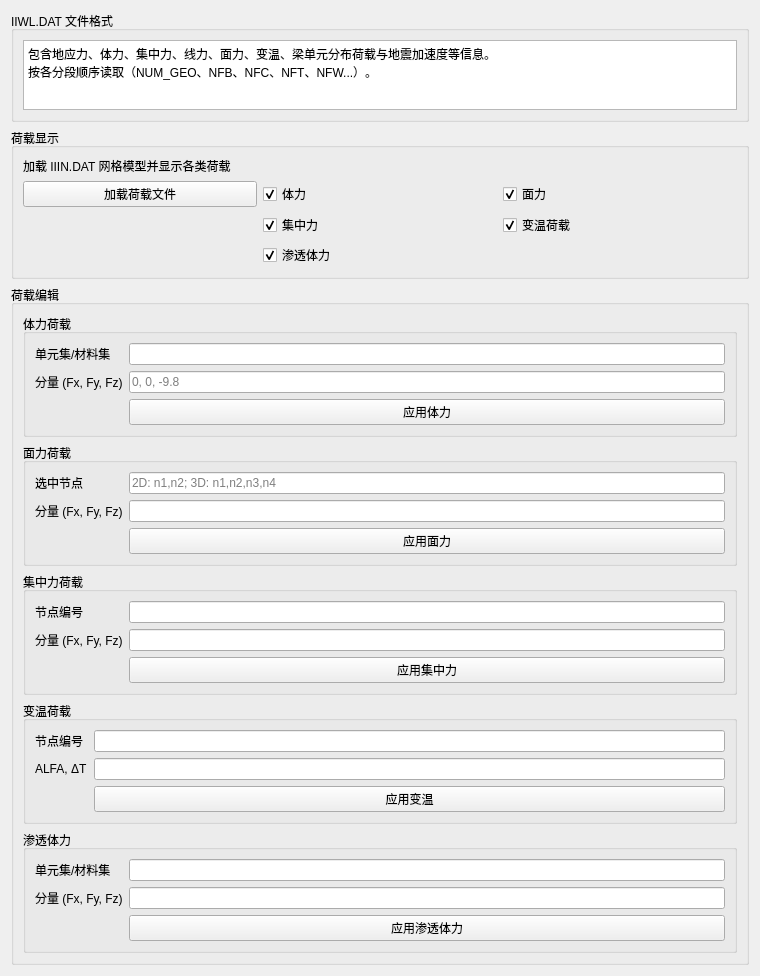
<?xml version="1.0" encoding="UTF-8"?>
<ui version="4.0">
 <class>LoadSettingWidget</class>
 <widget class="QWidget" name="LoadSettingWidget">
  <property name="geometry">
   <rect>
    <x>0</x>
    <y>0</y>
    <width>760</width>
    <height>860</height>
   </rect>
  </property>
  <property name="windowTitle">
   <string>荷载设置</string>
  </property>
  <layout class="QVBoxLayout" name="verticalLayout">
   <item>
    <widget class="QGroupBox" name="groupBoxFormat">
     <property name="title">
      <string>IIWL.DAT 文件格式</string>
     </property>
     <layout class="QVBoxLayout" name="verticalLayoutFormat">
      <item>
       <widget class="QTextEdit" name="textEditFormat">
        <property name="readOnly">
         <bool>true</bool>
        </property>
        <property name="plainText">
         <string>包含地应力、体力、集中力、线力、面力、变温、梁单元分布荷载与地震加速度等信息。
按各分段顺序读取（NUM_GEO、NFB、NFC、NFT、NFW...）。</string>
        </property>
       </widget>
      </item>
     </layout>
    </widget>
   </item>
   <item>
    <widget class="QGroupBox" name="groupBoxDisplay">
     <property name="title">
      <string>荷载显示</string>
     </property>
     <layout class="QGridLayout" name="gridLayoutDisplay">
      <item row="0" column="0" colspan="3">
       <widget class="QLabel" name="labelDisplayHint">
        <property name="text">
         <string>加载 IIIN.DAT 网格模型并显示各类荷载</string>
        </property>
       </widget>
      </item>
      <item row="1" column="0">
       <widget class="QPushButton" name="buttonLoadLoad">
        <property name="text">
         <string>加载荷载文件</string>
        </property>
       </widget>
      </item>
      <item row="1" column="1">
       <widget class="QCheckBox" name="checkShowBody">
        <property name="text">
         <string>体力</string>
        </property>
        <property name="checked">
         <bool>true</bool>
        </property>
       </widget>
      </item>
      <item row="1" column="2">
       <widget class="QCheckBox" name="checkShowSurface">
        <property name="text">
         <string>面力</string>
        </property>
        <property name="checked">
         <bool>true</bool>
        </property>
       </widget>
      </item>
      <item row="2" column="1">
       <widget class="QCheckBox" name="checkShowPoint">
        <property name="text">
         <string>集中力</string>
        </property>
        <property name="checked">
         <bool>true</bool>
        </property>
       </widget>
      </item>
      <item row="2" column="2">
       <widget class="QCheckBox" name="checkShowTemperature">
        <property name="text">
         <string>变温荷载</string>
        </property>
        <property name="checked">
         <bool>true</bool>
        </property>
       </widget>
      </item>
      <item row="3" column="1">
       <widget class="QCheckBox" name="checkShowSeepage">
        <property name="text">
         <string>渗透体力</string>
        </property>
        <property name="checked">
         <bool>true</bool>
        </property>
       </widget>
      </item>
     </layout>
    </widget>
   </item>
   <item>
    <widget class="QGroupBox" name="groupBoxEdit">
     <property name="title">
      <string>荷载编辑</string>
     </property>
     <layout class="QVBoxLayout" name="verticalLayoutEdit">
      <item>
       <widget class="QGroupBox" name="groupBoxBody">
        <property name="title">
         <string>体力荷载</string>
        </property>
        <layout class="QFormLayout" name="formLayoutBody">
         <item row="0" column="0">
          <widget class="QLabel" name="labelBodyTarget">
           <property name="text">
            <string>单元集/材料集</string>
           </property>
          </widget>
         </item>
         <item row="0" column="1">
          <widget class="QLineEdit" name="lineEditBodyTarget"/>
         </item>
         <item row="1" column="0">
          <widget class="QLabel" name="labelBodyValue">
           <property name="text">
            <string>分量 (Fx, Fy, Fz)</string>
           </property>
          </widget>
         </item>
         <item row="1" column="1">
          <widget class="QLineEdit" name="lineEditBodyValue">
           <property name="placeholderText">
            <string>0, 0, -9.8</string>
           </property>
          </widget>
         </item>
         <item row="2" column="1">
          <widget class="QPushButton" name="buttonApplyBody">
           <property name="text">
            <string>应用体力</string>
           </property>
          </widget>
         </item>
        </layout>
       </widget>
      </item>
      <item>
       <widget class="QGroupBox" name="groupBoxSurface">
        <property name="title">
         <string>面力荷载</string>
        </property>
        <layout class="QFormLayout" name="formLayoutSurface">
         <item row="0" column="0">
          <widget class="QLabel" name="labelSurfaceNodes">
           <property name="text">
            <string>选中节点</string>
           </property>
          </widget>
         </item>
         <item row="0" column="1">
          <widget class="QLineEdit" name="lineEditSurfaceNodes">
           <property name="placeholderText">
            <string>2D: n1,n2; 3D: n1,n2,n3,n4</string>
           </property>
          </widget>
         </item>
         <item row="1" column="0">
          <widget class="QLabel" name="labelSurfaceValue">
           <property name="text">
            <string>分量 (Fx, Fy, Fz)</string>
           </property>
          </widget>
         </item>
         <item row="1" column="1">
          <widget class="QLineEdit" name="lineEditSurfaceValue"/>
         </item>
         <item row="2" column="1">
          <widget class="QPushButton" name="buttonApplySurface">
           <property name="text">
            <string>应用面力</string>
           </property>
          </widget>
         </item>
        </layout>
       </widget>
      </item>
      <item>
       <widget class="QGroupBox" name="groupBoxPoint">
        <property name="title">
         <string>集中力荷载</string>
        </property>
        <layout class="QFormLayout" name="formLayoutPoint">
         <item row="0" column="0">
          <widget class="QLabel" name="labelPointNode">
           <property name="text">
            <string>节点编号</string>
           </property>
          </widget>
         </item>
         <item row="0" column="1">
          <widget class="QLineEdit" name="lineEditPointNode"/>
         </item>
         <item row="1" column="0">
          <widget class="QLabel" name="labelPointValue">
           <property name="text">
            <string>分量 (Fx, Fy, Fz)</string>
           </property>
          </widget>
         </item>
         <item row="1" column="1">
          <widget class="QLineEdit" name="lineEditPointValue"/>
         </item>
         <item row="2" column="1">
          <widget class="QPushButton" name="buttonApplyPoint">
           <property name="text">
            <string>应用集中力</string>
           </property>
          </widget>
         </item>
        </layout>
       </widget>
      </item>
      <item>
       <widget class="QGroupBox" name="groupBoxTemperature">
        <property name="title">
         <string>变温荷载</string>
        </property>
        <layout class="QFormLayout" name="formLayoutTemperature">
         <item row="0" column="0">
          <widget class="QLabel" name="labelTemperatureNode">
           <property name="text">
            <string>节点编号</string>
           </property>
          </widget>
         </item>
         <item row="0" column="1">
          <widget class="QLineEdit" name="lineEditTemperatureNode"/>
         </item>
         <item row="1" column="0">
          <widget class="QLabel" name="labelTemperatureValue">
           <property name="text">
            <string>ALFA, ΔT</string>
           </property>
          </widget>
         </item>
         <item row="1" column="1">
          <widget class="QLineEdit" name="lineEditTemperatureValue"/>
         </item>
         <item row="2" column="1">
          <widget class="QPushButton" name="buttonApplyTemperature">
           <property name="text">
            <string>应用变温</string>
           </property>
          </widget>
         </item>
        </layout>
       </widget>
      </item>
      <item>
       <widget class="QGroupBox" name="groupBoxSeepage">
        <property name="title">
         <string>渗透体力</string>
        </property>
        <layout class="QFormLayout" name="formLayoutSeepage">
         <item row="0" column="0">
          <widget class="QLabel" name="labelSeepageTarget">
           <property name="text">
            <string>单元集/材料集</string>
           </property>
          </widget>
         </item>
         <item row="0" column="1">
          <widget class="QLineEdit" name="lineEditSeepageTarget"/>
         </item>
         <item row="1" column="0">
          <widget class="QLabel" name="labelSeepageValue">
           <property name="text">
            <string>分量 (Fx, Fy, Fz)</string>
           </property>
          </widget>
         </item>
         <item row="1" column="1">
          <widget class="QLineEdit" name="lineEditSeepageValue"/>
         </item>
         <item row="2" column="1">
          <widget class="QPushButton" name="buttonApplySeepage">
           <property name="text">
            <string>应用渗透体力</string>
           </property>
          </widget>
         </item>
        </layout>
       </widget>
      </item>
     </layout>
    </widget>
   </item>
   <item>
    <spacer name="verticalSpacer">
     <property name="orientation">
      <enum>Qt::Orientation::Vertical</enum>
     </property>
     <property name="sizeHint" stdset="0">
      <size>
       <width>20</width>
       <height>40</height>
      </size>
     </property>
    </spacer>
   </item>
  </layout>
 </widget>
 <resources/>
 <connections/>
</ui>
